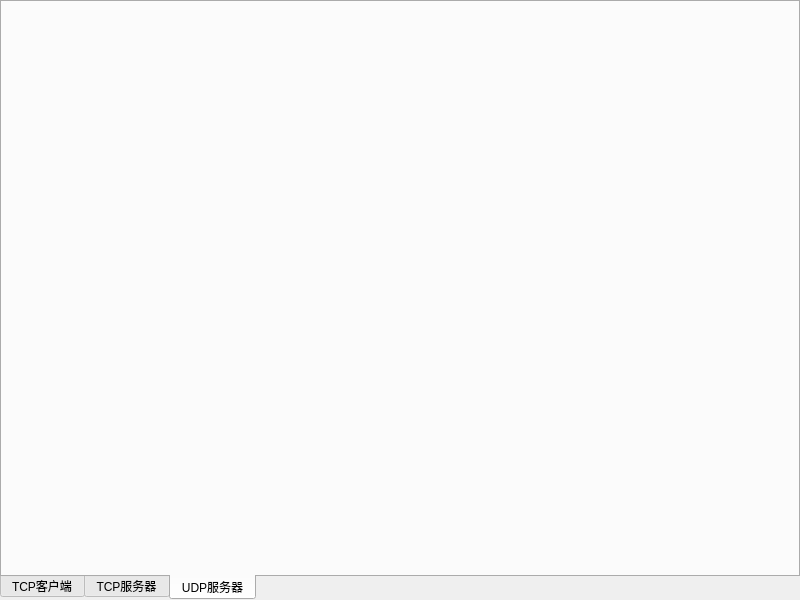
<?xml version="1.0" encoding="UTF-8"?>
<ui version="4.0">
 <class>frmMain</class>
 <widget class="QWidget" name="frmMain">
  <property name="geometry">
   <rect>
    <x>0</x>
    <y>0</y>
    <width>800</width>
    <height>600</height>
   </rect>
  </property>
  <property name="windowTitle">
   <string>Form</string>
  </property>
  <layout class="QVBoxLayout" name="verticalLayout">
   <property name="leftMargin">
    <number>0</number>
   </property>
   <property name="topMargin">
    <number>0</number>
   </property>
   <property name="rightMargin">
    <number>0</number>
   </property>
   <property name="bottomMargin">
    <number>0</number>
   </property>
   <item>
    <widget class="QTabWidget" name="tabWidget">
     <property name="styleSheet">
      <string notr="true"/>
     </property>
     <property name="tabPosition">
      <enum>QTabWidget::South</enum>
     </property>
     <property name="currentIndex">
      <number>2</number>
     </property>
     <widget class="frmTcpClient" name="tabTcpClient">
      <attribute name="title">
       <string>TCP客户端</string>
      </attribute>
     </widget>
     <widget class="frmTcpServer" name="tabTcpServer">
      <attribute name="title">
       <string>TCP服务器</string>
      </attribute>
     </widget>
     <widget class="frmUdpServer" name="tabUdpServer">
      <attribute name="title">
       <string>UDP服务器</string>
      </attribute>
     </widget>
    </widget>
   </item>
  </layout>
 </widget>
 <customwidgets>
  <customwidget>
   <class>frmTcpClient</class>
   <extends>QWidget</extends>
   <header>frmtcpclient.h</header>
   <container>1</container>
  </customwidget>
  <customwidget>
   <class>frmTcpServer</class>
   <extends>QWidget</extends>
   <header>frmtcpserver.h</header>
   <container>1</container>
  </customwidget>
  <customwidget>
   <class>frmUdpServer</class>
   <extends>QWidget</extends>
   <header>frmudpserver.h</header>
   <container>1</container>
  </customwidget>
 </customwidgets>
 <resources/>
 <connections/>
</ui>
